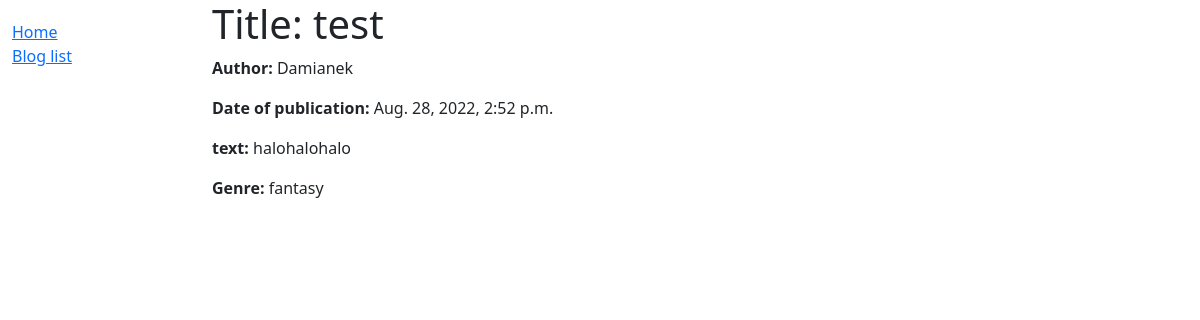
Page /blog/bloglist/96d3c678-0c2b-4721-a34b-06d0fdb5c496/ on the earlier database version.
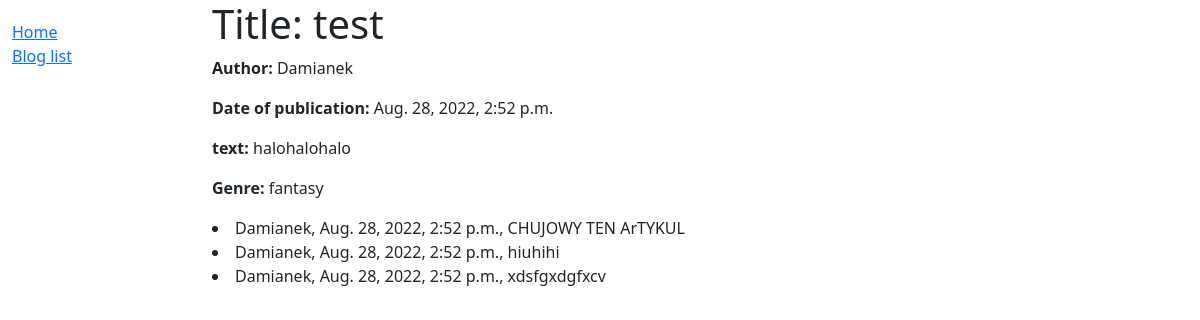
Same page on the later database version.
### blog/models.py (models this page shows, shortened)
class Comment(models.Model):
    blog = models.ForeignKey(Blog, on_delete = models.CASCADE,to_field='id')
    author = models.ForeignKey(User, on_delete=models.CASCADE)
    text = models.CharField(max_length=1000, blank=False)
    date=datetime.now()

### blog/views.py (the view)
# urls.py: path('bloglist/<uuid:blog_id>/', blogDetailedView, name='blog_detail'),
def blogDetailedView(request, blog_id, *args, **kwargs):
    obj = Blog.objects.get(id=blog_id)
    comments = Comment.objects.filter(blog=blog_id)
    data = {
        'obj':obj,
        'comments':comments
    }
    return render(request, 'blog/blog_detail.html', data)

### blog/models.py (called while the page is built)
    def __str__(self):
        return self.genre

### blog/templates/blog/blog_detail.html (shortened to what this page needs)
{% extends "base.html" %}
{% block content %}
<h1>Title: {{ obj.title }}</h1>
<p><strong>Author:</strong> {{ obj.author }}</p>
<p><strong>Date of publication:</strong> {{ obj.date }}</p>
<p><strong>text:</strong> {{ obj.text }}</p>
<p><strong>Genre:</strong> {{ obj.genre }}</p>
{% for comment in comments %}
    <li>{{comment.author}}, {{comment.date}}, {{comment.text}}</li>
{% endfor %}
{% endblock %}

Differences in the rows shown:
added Comment: author "Damianek", date "Aug. 28, 2022, 2:52 p.m.", text "CHUJOWY TEN ArTYKUL"
added Comment: author "Damianek", date "Aug. 28, 2022, 2:52 p.m.", text "hiuhihi"
added Comment: author "Damianek", date "Aug. 28, 2022, 2:52 p.m.", text "xdsfgxdgfxcv"
